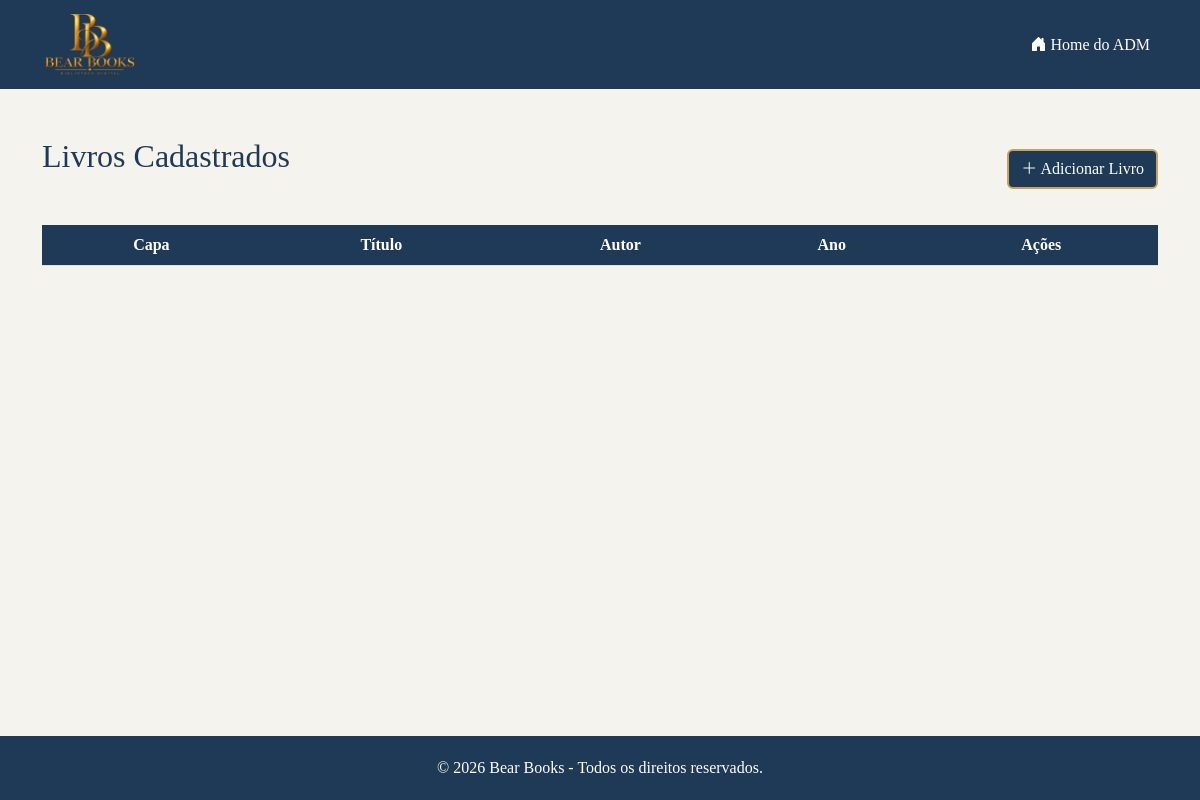
/administrador/livroadm/gerenciarlivroAdm.php, run on an earlier commit of the app's database.
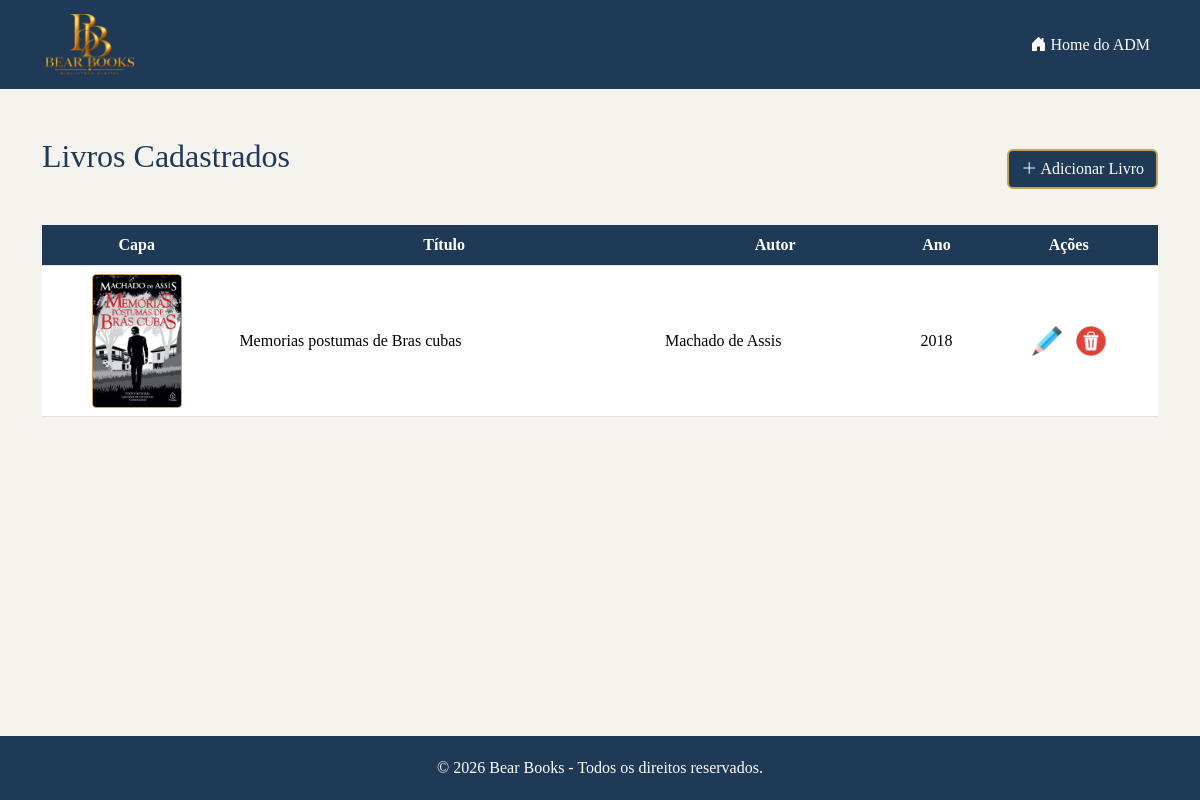
And on a later commit of the database.
### tables this page shows
CREATE TABLE `cadastro_liv` (
  `id_liv` int(5) NOT NULL,
  `titulo` varchar(250) DEFAULT NULL,
  `isbn` varchar(20) DEFAULT NULL,
  `descricao` text DEFAULT NULL,
  `id_editora` int(5) DEFAULT NULL,
  `autor` varchar(200) DEFAULT NULL,
  `id_classificacao` int(5) DEFAULT NULL,
  `ano` year(4) DEFAULT NULL,
  `num_pagina` int(4) DEFAULT NULL,
  `edicao` varchar(250) DEFAULT NULL,
  `id_categoria` int(5) DEFAULT NULL,
  `foto_capa` varchar(300) DEFAULT NULL,
  `pdf_livro` varchar(300) DEFAULT NULL,
  `status` varchar(20) DEFAULT NULL
);

### administrador/livroadm/gerenciarlivroAdm.php (the view, shortened to what this page needs)
<?php
include "../../ARQUIVOS/conexao.php";
?>
<!DOCTYPE html>
<html lang="pt-br">
<head>
    <link href="https://cdn.jsdelivr.net/npm/bootstrap@5.3.8/dist/css/bootstrap.min.css" rel="stylesheet"
>
    <link rel="stylesheet" href="https://cdn.jsdelivr.net/npm/bootstrap-icons@1.13.1/font/bootstrap-icons.min.css">
    <link rel="stylesheet" href="../../css/style.css">
</head>
<body>
    <nav class="navbar navbar-expand-lg">
        <div class="container">
            <a class="navbar-brand" href="../MenuAdministrador.php">
                <img src="../../ARQUIVOS/img/logo.png" class="me-3">
            </a>
            <div class="navbar-nav ms-auto">
                <a class="nav-link" href="../MenuAdministrador.php">
                    <i class="bi bi-house-door-fill"></i>
                    Home do ADM
                </a>
            </div>
        </div>
    </nav>
    <div class="container mt-5">
        <div class="d-flex justify-content-between align-items-center mb-4">
            <h2 class="titulo-pagina">Livros Cadastrados</h2>
            <a href="formlivroAdm.php" class="btn btn-adicionar">
                <i class="bi bi-plus-lg"></i>
                Adicionar Livro
            </a>
        </div>
        <div class="table-responsive tabela-livros">
            <table class="table table-hover">
                <thead class="text-center">
                    <tr>
                        <th>Capa</th>
                        <th>Título</th>
                        <th>Autor</th>
                        <th>Ano</th>
                        <th>Ações</th>
                    </tr>
                </thead>
                <tbody>
                    <?php
                    $sql = "SELECT * FROM cadastro_liv";
                    $result = $conn->query($sql);
                    while ($row = $result->fetch_assoc()) {
                        $id_liv = $row['id_liv'];
                        $imagem = !empty($row['foto_capa']) ?
                            "../../ARQUIVOS/capas/" . $row['foto_capa'] :
                            "../../ARQUIVOS/img/semfoto.png";
                        ?>
                        <tr>
                            <td class="text-center">
                                <img src="<?php echo $imagem; ?>" class="capa-livro">
                            </td>
                            <td>
                                <?php echo $row['titulo']; ?>
                            </td>
                            <td>
                                <?php echo $row['autor']; ?>
                            </td>
                            <td class="text-center">
                                <?php echo $row['ano']; ?>
                            </td>
                            <td class="text-center">
                                <a href="editarformlivroAdm.php?id_liv=<?php echo $id_liv; ?>">
                                    <img src="../../ARQUIVOS/img/lapis.png" width="30" height="30">
                                </a>
                                <a href="deletelivroAdm.php?id_liv=<?php echo $id_liv; ?>"
                                    onclick="return confirm('Deseja realmente excluir o livro <?php echo $row['titulo']; ?>?');">
                                    <img src="../../ARQUIVOS/img/lixeira.png" width="30" height="30">
                                </a>
                            </td>
                        </tr>
                        <?php
                    }
                    ?>
                </tbody>
            </table>
        </div>
    </div>
    <footer class="footer">
        <p class="mb-0">© 2026 Bear Books - Todos os direitos reservados.</p>
    </footer>
</body>
</html>

What changed in the data, as far as the page shows it:
added cadastro_liv: foto_capa (picture), titulo "Memorias postumas de Bras cubas", autor "Machado de Assis", ano "2018"
